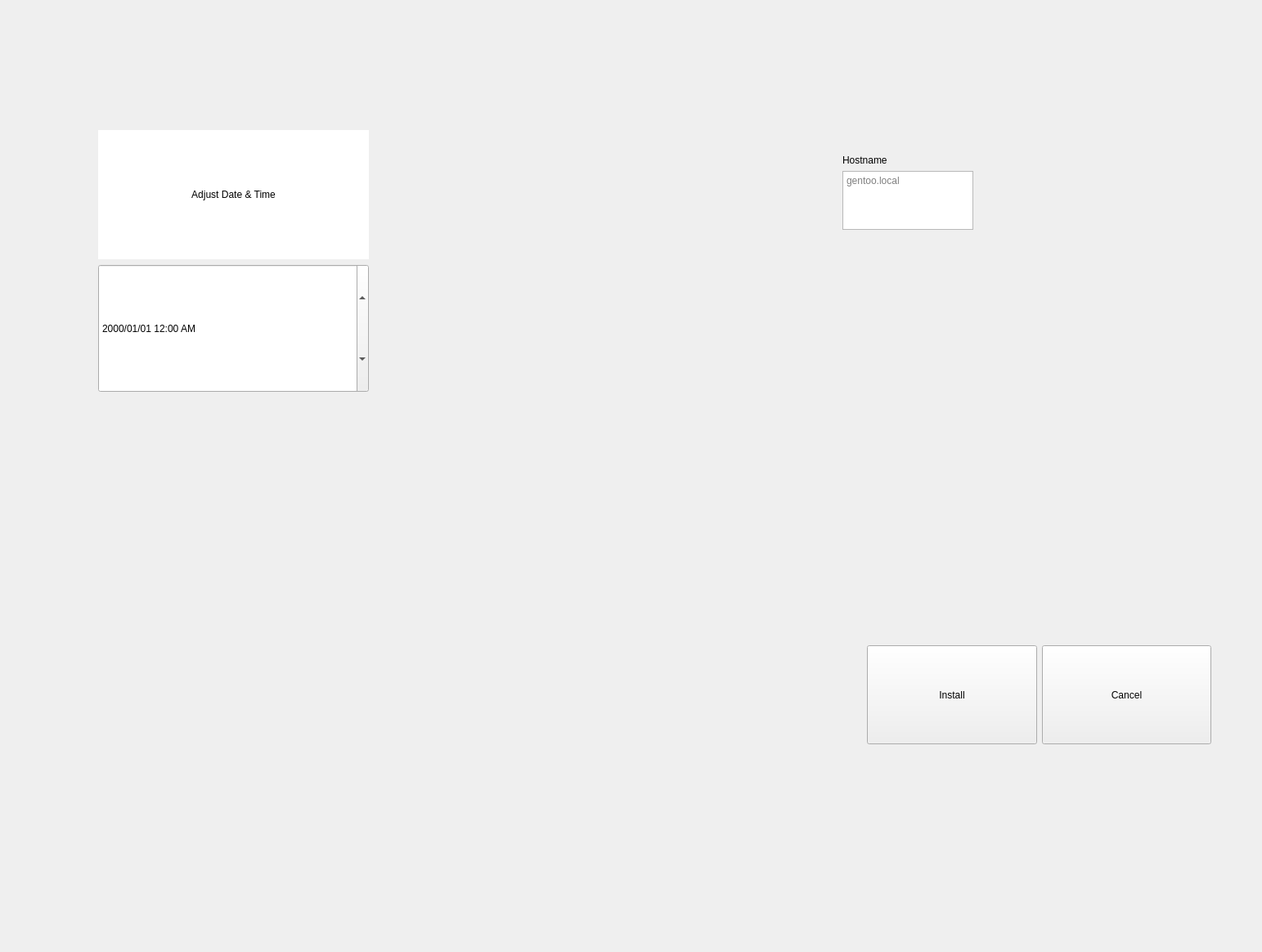
<?xml version="1.0" encoding="UTF-8"?>
<ui version="4.0">
 <class>Selector</class>
 <widget class="QWizardPage" name="Selector">
  <property name="geometry">
   <rect>
    <x>0</x>
    <y>0</y>
    <width>1543</width>
    <height>1164</height>
   </rect>
  </property>
  <property name="sizePolicy">
   <sizepolicy hsizetype="Expanding" vsizetype="Expanding">
    <horstretch>0</horstretch>
    <verstretch>0</verstretch>
   </sizepolicy>
  </property>
  <property name="windowTitle">
   <string>WizardPage</string>
  </property>
  <property name="styleSheet">
   <string notr="true"/>
  </property>
  <widget class="QWidget" name="widget" native="true">
   <property name="geometry">
    <rect>
     <x>0</x>
     <y>-1</y>
     <width>1561</width>
     <height>1161</height>
    </rect>
   </property>
   <property name="sizePolicy">
    <sizepolicy hsizetype="Expanding" vsizetype="Expanding">
     <horstretch>0</horstretch>
     <verstretch>0</verstretch>
    </sizepolicy>
   </property>
   <property name="baseSize">
    <size>
     <width>1920</width>
     <height>1080</height>
    </size>
   </property>
   <property name="styleSheet">
    <string notr="true">background-image: url(:/Images/logo.png)</string>
   </property>
   <widget class="QWidget" name="horizontalLayoutWidget">
    <property name="geometry">
     <rect>
      <x>1060</x>
      <y>790</y>
      <width>421</width>
      <height>121</height>
     </rect>
    </property>
    <layout class="QHBoxLayout" name="Buttons">
     <item>
      <widget class="QPushButton" name="pushButton">
       <property name="sizePolicy">
        <sizepolicy hsizetype="Minimum" vsizetype="Expanding">
         <horstretch>0</horstretch>
         <verstretch>0</verstretch>
        </sizepolicy>
       </property>
       <property name="text">
        <string>Install</string>
       </property>
      </widget>
     </item>
     <item>
      <widget class="QPushButton" name="Cancel">
       <property name="sizePolicy">
        <sizepolicy hsizetype="Minimum" vsizetype="Expanding">
         <horstretch>0</horstretch>
         <verstretch>0</verstretch>
        </sizepolicy>
       </property>
       <property name="text">
        <string>Cancel</string>
       </property>
      </widget>
     </item>
    </layout>
   </widget>
   <widget class="QWidget" name="verticalLayoutWidget">
    <property name="geometry">
     <rect>
      <x>120</x>
      <y>160</y>
      <width>331</width>
      <height>321</height>
     </rect>
    </property>
    <layout class="QVBoxLayout" name="DateTime">
     <item>
      <widget class="QLabel" name="DateTimeLabel">
       <property name="sizePolicy">
        <sizepolicy hsizetype="Expanding" vsizetype="Expanding">
         <horstretch>2</horstretch>
         <verstretch>0</verstretch>
        </sizepolicy>
       </property>
       <property name="styleSheet">
        <string notr="true">background-color: white</string>
       </property>
       <property name="text">
        <string>Adjust Date &amp; Time</string>
       </property>
       <property name="alignment">
        <set>Qt::AlignCenter</set>
       </property>
      </widget>
     </item>
     <item>
      <widget class="QDateTimeEdit" name="DateTimeValue">
       <property name="sizePolicy">
        <sizepolicy hsizetype="Expanding" vsizetype="Expanding">
         <horstretch>0</horstretch>
         <verstretch>0</verstretch>
        </sizepolicy>
       </property>
       <property name="currentSection">
        <enum>QDateTimeEdit::YearSection</enum>
       </property>
       <property name="displayFormat">
        <string>yyyy/MM/dd h:mm AP</string>
       </property>
       <property name="timeSpec">
        <enum>Qt::LocalTime</enum>
       </property>
      </widget>
     </item>
    </layout>
   </widget>
   <widget class="QWidget" name="verticalLayoutWidget_2">
    <property name="geometry">
     <rect>
      <x>1030</x>
      <y>190</y>
      <width>160</width>
      <height>92</height>
     </rect>
    </property>
    <layout class="QVBoxLayout" name="Hostname">
     <item>
      <widget class="QLabel" name="HostNameLabel">
       <property name="text">
        <string>Hostname</string>
       </property>
      </widget>
     </item>
     <item>
      <widget class="QTextEdit" name="HostNameValue">
       <property name="placeholderText">
        <string>gentoo.local</string>
       </property>
      </widget>
     </item>
    </layout>
   </widget>
  </widget>
 </widget>
 <resources/>
 <connections/>
</ui>
